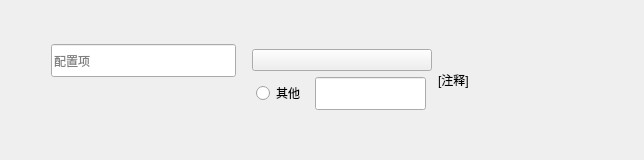
<?xml version="1.0" encoding="UTF-8"?>
<ui version="4.0">
 <class>singlePropertiesWidget</class>
 <widget class="CardWidget" name="singlePropertiesWidget">
  <property name="geometry">
   <rect>
    <x>0</x>
    <y>0</y>
    <width>644</width>
    <height>160</height>
   </rect>
  </property>
  <property name="sizePolicy">
   <sizepolicy hsizetype="Expanding" vsizetype="Preferred">
    <horstretch>0</horstretch>
    <verstretch>0</verstretch>
   </sizepolicy>
  </property>
  <property name="minimumSize">
   <size>
    <width>644</width>
    <height>0</height>
   </size>
  </property>
  <property name="windowTitle">
   <string>Form</string>
  </property>
  <layout class="QHBoxLayout" name="horizontalLayout_2">
   <item>
    <spacer name="horizontalSpacer">
     <property name="orientation">
      <enum>Qt::Horizontal</enum>
     </property>
     <property name="sizeType">
      <enum>QSizePolicy::Fixed</enum>
     </property>
     <property name="sizeHint" stdset="0">
      <size>
       <width>40</width>
       <height>20</height>
      </size>
     </property>
    </spacer>
   </item>
   <item>
    <layout class="QVBoxLayout" name="verticalLayout_2">
     <item>
      <spacer name="verticalSpacer_3">
       <property name="orientation">
        <enum>Qt::Vertical</enum>
       </property>
       <property name="sizeHint" stdset="0">
        <size>
         <width>20</width>
         <height>40</height>
        </size>
       </property>
      </spacer>
     </item>
     <item>
      <widget class="LineEdit" name="propertyName">
       <property name="sizePolicy">
        <sizepolicy hsizetype="Fixed" vsizetype="Fixed">
         <horstretch>0</horstretch>
         <verstretch>0</verstretch>
        </sizepolicy>
       </property>
       <property name="minimumSize">
        <size>
         <width>185</width>
         <height>33</height>
        </size>
       </property>
       <property name="text">
        <string/>
       </property>
       <property name="readOnly">
        <bool>true</bool>
       </property>
       <property name="placeholderText">
        <string>配置项</string>
       </property>
      </widget>
     </item>
     <item>
      <widget class="QWidget" name="placeHolderWidget" native="true">
       <property name="minimumSize">
        <size>
         <width>0</width>
         <height>33</height>
        </size>
       </property>
      </widget>
     </item>
     <item>
      <spacer name="verticalSpacer_2">
       <property name="orientation">
        <enum>Qt::Vertical</enum>
       </property>
       <property name="sizeHint" stdset="0">
        <size>
         <width>20</width>
         <height>40</height>
        </size>
       </property>
      </spacer>
     </item>
    </layout>
   </item>
   <item>
    <spacer name="horizontalSpacer_2">
     <property name="orientation">
      <enum>Qt::Horizontal</enum>
     </property>
     <property name="sizeType">
      <enum>QSizePolicy::Maximum</enum>
     </property>
     <property name="sizeHint" stdset="0">
      <size>
       <width>5</width>
       <height>20</height>
      </size>
     </property>
    </spacer>
   </item>
   <item>
    <spacer name="horizontalSpacer_4">
     <property name="orientation">
      <enum>Qt::Horizontal</enum>
     </property>
     <property name="sizeType">
      <enum>QSizePolicy::Maximum</enum>
     </property>
     <property name="sizeHint" stdset="0">
      <size>
       <width>5</width>
       <height>20</height>
      </size>
     </property>
    </spacer>
   </item>
   <item>
    <layout class="QVBoxLayout" name="verticalLayout">
     <item>
      <spacer name="verticalSpacer_4">
       <property name="orientation">
        <enum>Qt::Vertical</enum>
       </property>
       <property name="sizeHint" stdset="0">
        <size>
         <width>20</width>
         <height>40</height>
        </size>
       </property>
      </spacer>
     </item>
     <item>
      <widget class="ComboBox" name="extEnumComboxBox">
       <property name="sizePolicy">
        <sizepolicy hsizetype="Fixed" vsizetype="Fixed">
         <horstretch>0</horstretch>
         <verstretch>0</verstretch>
        </sizepolicy>
       </property>
       <property name="minimumSize">
        <size>
         <width>180</width>
         <height>0</height>
        </size>
       </property>
      </widget>
     </item>
     <item>
      <layout class="QHBoxLayout" name="horizontalLayout">
       <item>
        <widget class="RadioButton" name="extEnumToggler">
         <property name="sizePolicy">
          <sizepolicy hsizetype="Fixed" vsizetype="Fixed">
           <horstretch>0</horstretch>
           <verstretch>0</verstretch>
          </sizepolicy>
         </property>
         <property name="text">
          <string>其他</string>
         </property>
        </widget>
       </item>
       <item>
        <widget class="LineEdit" name="extEnumValue">
         <property name="sizePolicy">
          <sizepolicy hsizetype="Fixed" vsizetype="Fixed">
           <horstretch>0</horstretch>
           <verstretch>0</verstretch>
          </sizepolicy>
         </property>
         <property name="minimumSize">
          <size>
           <width>111</width>
           <height>33</height>
          </size>
         </property>
         <property name="maximumSize">
          <size>
           <width>111</width>
           <height>33</height>
          </size>
         </property>
        </widget>
       </item>
      </layout>
     </item>
     <item>
      <spacer name="verticalSpacer">
       <property name="orientation">
        <enum>Qt::Vertical</enum>
       </property>
       <property name="sizeHint" stdset="0">
        <size>
         <width>20</width>
         <height>40</height>
        </size>
       </property>
      </spacer>
     </item>
    </layout>
   </item>
   <item>
    <widget class="BodyLabel" name="tip">
     <property name="sizePolicy">
      <sizepolicy hsizetype="Expanding" vsizetype="Preferred">
       <horstretch>0</horstretch>
       <verstretch>0</verstretch>
      </sizepolicy>
     </property>
     <property name="minimumSize">
      <size>
       <width>190</width>
       <height>0</height>
      </size>
     </property>
     <property name="text">
      <string>[注释]</string>
     </property>
     <property name="wordWrap">
      <bool>true</bool>
     </property>
    </widget>
   </item>
   <item>
    <spacer name="horizontalSpacer_3">
     <property name="orientation">
      <enum>Qt::Horizontal</enum>
     </property>
     <property name="sizeType">
      <enum>QSizePolicy::Fixed</enum>
     </property>
     <property name="sizeHint" stdset="0">
      <size>
       <width>5</width>
       <height>20</height>
      </size>
     </property>
    </spacer>
   </item>
  </layout>
 </widget>
 <customwidgets>
  <customwidget>
   <class>ComboBox</class>
   <extends>QPushButton</extends>
   <header>qfluentwidgets</header>
  </customwidget>
  <customwidget>
   <class>RadioButton</class>
   <extends>QRadioButton</extends>
   <header>qfluentwidgets</header>
  </customwidget>
  <customwidget>
   <class>CardWidget</class>
   <extends>QFrame</extends>
   <header>qfluentwidgets</header>
   <container>1</container>
  </customwidget>
  <customwidget>
   <class>BodyLabel</class>
   <extends>QLabel</extends>
   <header>qfluentwidgets</header>
  </customwidget>
  <customwidget>
   <class>LineEdit</class>
   <extends>QLineEdit</extends>
   <header>qfluentwidgets</header>
  </customwidget>
 </customwidgets>
 <resources/>
 <connections/>
</ui>
